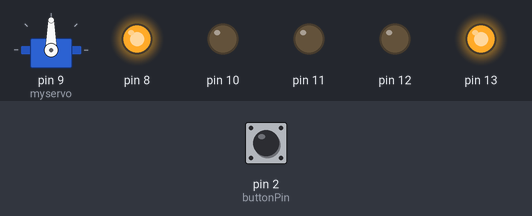
Simulated run of this sketch. Board: Arduino Uno, built with avr-gcc and run on an emulated ATmega328P. Shown: servo, output pins drawn as LEDs (lit = HIGH). Inputs (shaded band) come from the test bench; at power-on: pin 2 (buttonPin) LOW.

Above: at 1.2 s.
1.3 s: pin 2 (buttonPin) pulled HIGH for 0.15 s
At 2.2 s:
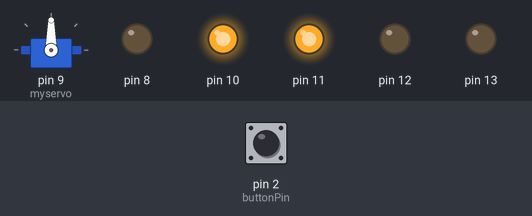
At 6.8 s:
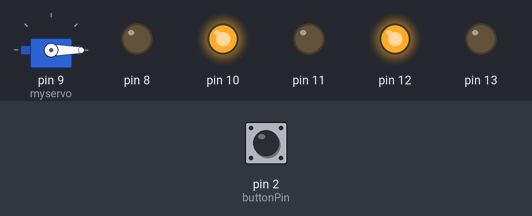
10.4 s: pin 2 (buttonPin) pulled HIGH for 1 s
At 12.5 s:
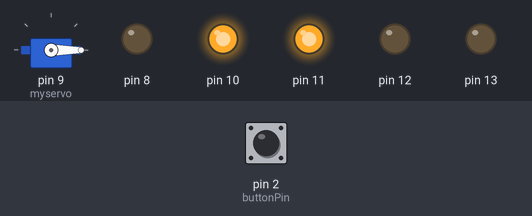
Timing chart, 0 to 28.1 s (numbered marks = the images above; inputs shaded):
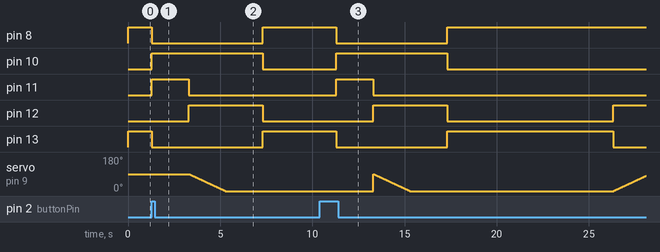

Measured:
- after the input at 1.3 s, pin 8: HIGH → LOW after 0.00 s instead of 5.7 s; pin 10, pin 11: LOW → HIGH after 0.00 s instead of 5.7 s; pin 13: HIGH → LOW after 0.00 s instead of 3.7 s

The sketch:

manofsteel2.ino
```cpp
/*
Traffic lights control systems
by:
Baston Hullet Longwe
Rage Dafter
Debbie Silungwe
Charity Kumpama
Kennedy Linzie
amin kapichi
*/

#include <Servo.h>

Servo myservo;  // create servo object to control a servo
// twelve servo objects can be created on most boards

int pos = 0;    // variable to store the servo position

const int buttonPin = 2;     // the number of the pushbutton pin
int buttonState = 0;         // variable for reading the pushbutton status


unsigned long previousMillis = 0;        // will store last time LED was updated

// constants won't change :
const long interval = 5000;           // interval at which to blink (milliseconds)
const long interval2 =7000 ;
const long interval3 =12000 ;
const long interval4 =14000 ;


void setup() {
  // initialize digital pin 13 as an output.
  pinMode(13, OUTPUT);
  pinMode(12, OUTPUT);
  pinMode(11, OUTPUT);
  pinMode(10, OUTPUT);
  pinMode(8, OUTPUT);

   pinMode(buttonPin, INPUT);

   myservo.attach(9);  // attaches the servo on pin 9 to the servo object
}

// the loop function runs over and over again forever
void loop() {
   buttonState = digitalRead(buttonPin);

 unsigned long currentMillis = millis();


if(buttonState == HIGH  )
{

  carcros_pedstop();
 delay(2000);
   carreadytostop_pedstop();
    gateClose();
     delay(2000);
     Carstop_ped_cros();
   delay(4000);


  }
  else{

  if (currentMillis - previousMillis >= interval4) {
    // save the last time you blinked the LED
previousMillis = currentMillis;


}

  if (currentMillis - previousMillis >= 0 && currentMillis - previousMillis < interval ) {
    // save the last time you blinked the LED


Carstop_ped_cros();
Serial.println("1");

}

  if (currentMillis - previousMillis >= 5000 && currentMillis - previousMillis < interval2) {
    // save the last time you blinked the LED


carready_ped_cros();
gateOpen();

}


  if (currentMillis - previousMillis >= 7000 && currentMillis - previousMillis < interval3) {
    // save the last time you blinked the LED


carcros_pedstop();

}

 if (currentMillis - previousMillis >= 12000 && currentMillis - previousMillis < interval4) {
    // save the last time you blinked the LED


 carreadytostop_pedstop();
   gateClose();

}

}
}

void gateOpen()
{
  for (pos = 0; pos <= 90; pos += 1) { // goes from 0 degrees to 180 degrees
    // in steps of 1 degree
    myservo.write(pos);              // tell servo to go to position in variable 'pos'
    delay(22.22);                       // waits 15ms for the servo to reach the position
  }

}

void gateClose()
{
   for (pos = 90; pos >= 0; pos -= 1) { // goes from 180 degrees to 0 degrees
    myservo.write(pos);              // tell servo to go to position in variable 'pos'
    delay(22.22);                       // waits 15ms for the servo to reach the position
  }

}


  void Carstop_ped_cros()
  {

  digitalWrite(13, HIGH);   // Car stop
  digitalWrite(12, LOW);
  digitalWrite(11, LOW);
  digitalWrite(10, LOW);
  digitalWrite(8, HIGH);    // Pedestrians cross

  }

  void carready_ped_cros()
  {
  digitalWrite(13, LOW);
  digitalWrite(12, HIGH);   // Car get ready to cross
  digitalWrite(11, LOW);
  digitalWrite(10, LOW);
  digitalWrite(8,HIGH);    //Pedestrians cross

  }

  void carcros_pedstop()
  {
  digitalWrite(13, LOW);
  digitalWrite(12, LOW);
  digitalWrite(11, HIGH);   // Car cross
  digitalWrite(10, HIGH);   // Pedestrians stop
  digitalWrite(8, LOW);


  }

  void carreadytostop_pedstop()
  {

  digitalWrite(13, LOW);
  digitalWrite(12, HIGH);   // Car get ready to stop
  digitalWrite(11, LOW);
  digitalWrite(10, HIGH);    // Pedestrians stop
  digitalWrite(8, LOW);

  }
```
